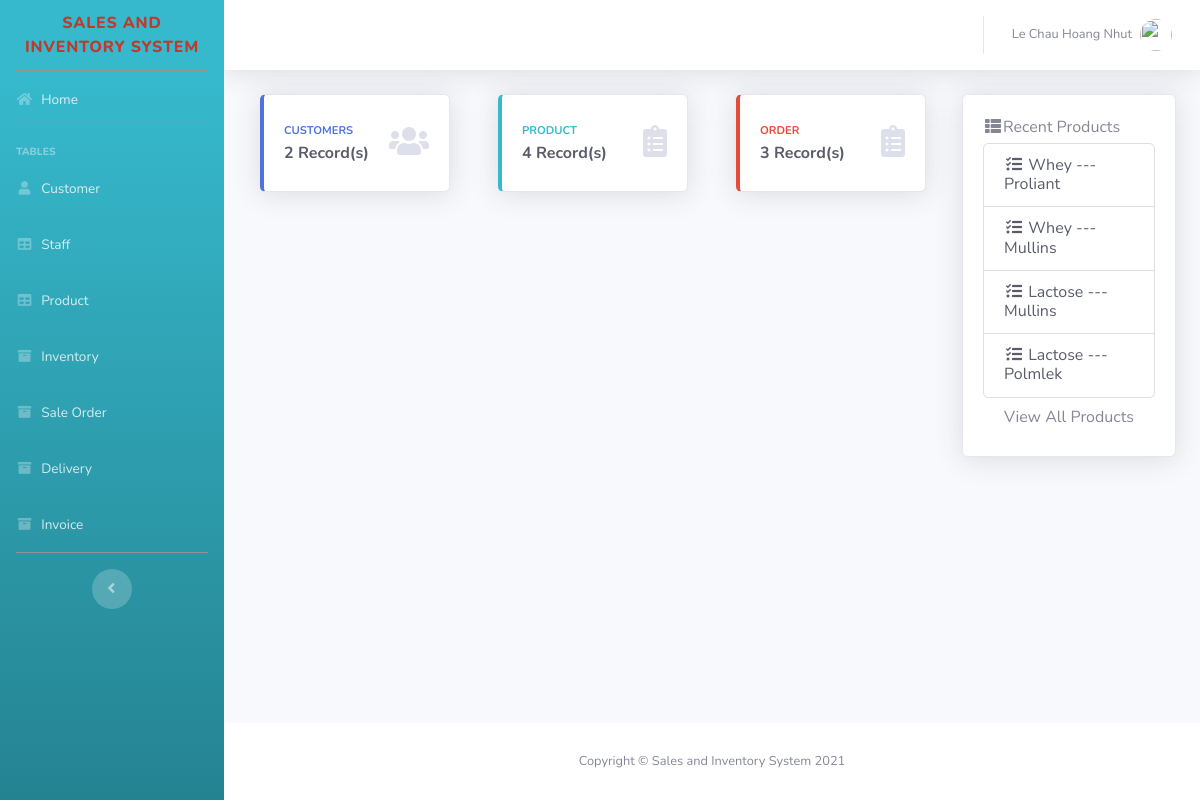
The page /SourceCode/Sale_Inventory/pages/Sale_Exe.php (signed in) on the database its author committed.
### tables this page shows
CREATE TABLE `product` (
  `Product_ID` varchar(20) NOT NULL,
  `Product_Name` varchar(50) NOT NULL,
  `Packing` varchar(50) NOT NULL,
  `Supplier` varchar(100) NOT NULL,
  `Origin` varchar(50) NOT NULL,
  `Selling_Price` int(11) NOT NULL
);

### SourceCode/Sale_Inventory/pages/Sale_Exe.php (the view, shortened to what this page needs)
<?php
$session = $_SESSION["Staff_ID"];
include'../includes/connection.php';
include'../includes/sidebar_Sale.php';
                  $query = "SELECT Role_ID FROM Staff
                    WHERE Staff_ID = '$session'";
                $result = mysqli_query($conn, $query);
                $row = mysqli_fetch_assoc($result);
                   $Aa = $row['Role_ID'];
if ($Aa!='S01'){
             ?>    <script type="text/javascript">
                      //then it will be redirected
                      alert("Restricted Page! You will be redirected to Login");
                      window.location = "login.php";
                  </script>
             <?php
                }else{
            ?>
          <div class="row show-grid">
            <div class="col-md-3">
            <div class="col-md-12 mb-3">
              <div class="card border-left-primary shadow h-100 py-2">
                <div class="card-body">
                  <div class="row no-gutters align-items-center">
                    <div class="col mr-0">
                      <div class="text-xs font-weight-bold text-primary text-uppercase mb-1">Customers</div>
                      <div class="h6 mb-0 font-weight-bold text-gray-800">
                        <?php
                        $query = "SELECT COUNT(*) FROM Customer WHERE Staff_ID = '$session'";
                        $result = mysqli_query($conn, $query);
                        if($result){
                        while ($row = mysqli_fetch_array($result)) {
                            echo "$row[0]";
                          }
                        }
                        ?> Record(s)
                      </div>
                    </div>
                      <div class="col-auto">
                        <i class="fas fa-users fa-2x text-gray-300"></i>
                      </div>
                  </div>
                </div>
              </div>
            </div>
         </div>
          <div class="col-md-3">
            <div class="col-md-12 mb-3">
              <div class="card border-left-info shadow h-100 py-2">
                <div class="card-body">
                  <div class="row no-gutters align-items-center">
                    <div class="col mr-0">
                      <div class="text-xs font-weight-bold text-info text-uppercase mb-1">Product</div>
                      <div class="row no-gutters align-items-center">
                        <div class="col-auto">
                          <div class="h6 mb-0 mr-3 font-weight-bold text-gray-800">
                          <?php
                          $query = "SELECT COUNT(*) FROM Product";
                          $result = mysqli_query($conn, $query);
                          while ($row = mysqli_fetch_array($result)) {
                              echo "$row[0]";
                            }
                          ?> Record(s)
                          </div>
                        </div>
                      </div>
                    </div>
                    <div class="col-auto">
                      <i class="fas fa-clipboard-list fa-2x text-gray-300"></i>
                    </div>
                  </div>
                </div>
              </div>
            </div>
          </div>
          <div class="col-md-3">
            <div class="col-md-12 mb-3">
              <div class="card border-left-danger shadow h-100 py-2">
                <div class="card-body">
                  <div class="row no-gutters align-items-center">
                    <div class="col mr-0">
                      <div class="text-xs font-weight-bold text-danger text-uppercase mb-1">Order</div>
                      <div class="h6 mb-0 font-weight-bold text-gray-800">
                        <?php
                        $query = "SELECT COUNT(o.OrderMaster_ID)
                                    FROM OrderMaster o
                                    JOIN Customer c ON o.Customer_ID = c.Customer_ID
                                    WHERE Staff_ID = '$session'";
                        $result = mysqli_query($conn, $query);
                        while ($row = mysqli_fetch_array($result)) {
                            echo "$row[0]";
                          }
                        ?> Record(s)
                      </div>
                    </div>
                    <div class="col-auto">
                      <i class="fas fa-clipboard-list fa-2x text-gray-300"></i>
                    </div>
                  </div>
                </div>
              </div>
            </div>
            </div>
                <div class="col-lg-3">
                    <div class="card shadow h-100">
                      <div class="card-body">
                        <div class="row no-gutters align-items-center">
                          <div class="col-auto">
                            <i class="fa fa-th-list fa-fw"></i>
                          </div>
                        <div class="panel-heading"> Recent Products
                        </div>
                        <div class="row no-gutters align-items-center mt-1">
                        <div class="col-auto">
                          <div class="h6 mb-0 mr-0 text-gray-800">
                        <div class="panel-body">
                            <div class="list-group">
                              <?php
                                $query = "SELECT Product_ID, Product_Name, Supplier, Origin, Selling_Price FROM Product order by Product_ID DESC LIMIT 10";
                                $result = mysqli_query($conn, $query);
                                while ($row = mysqli_fetch_array($result)) {
                                    echo "<a href='#' class='list-group-item text-gray-800'>
                                          <i class='fa fa-tasks fa-fw'></i> $row[1] --- $row[2]
                                          </a>";
                                  }
                              ?>
                            </div>
                            <a href="product_view.php" class="btn btn-default btn-block">View All Products</a>
                        </div>
                          </div></div></div></div></div></div></div>
          </div>
<?php
                }
include'../includes/footer.php';
?>

### rows shown on the page
product: Product_Name "Whey", Supplier "Proliant"
product: Product_Name "Whey", Supplier "Mullins"
product: Product_Name "Lactose", Supplier "Mullins"
product: Product_Name "Lactose", Supplier "Polmlek"

### other values the page prints
$_SESSION["Staff_Name"] "Le Chau Hoang Nhut"
$row[0] "2"
$row[0] "4"
$row[0] "3"
